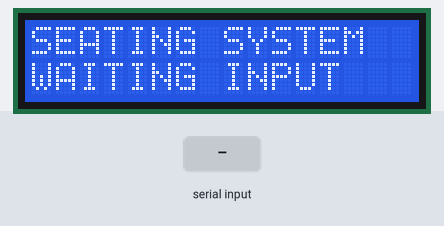
A sketch run on a simulated Arduino Uno, built with avr-gcc and run on an emulated ATmega328P. Parts: 16×2 character LCD. The inputs (shaded band) are chosen by the test bench. Random numbers use the default seed unless the sketch sets one.

Above: at 1.2 s.
1.3 s: "STAFFID:\n" received over the second serial link
At 2.5 s:
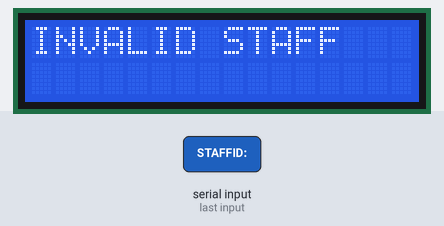
4.3 s: "SET:\n" received over the second serial link
At 4.8 s:
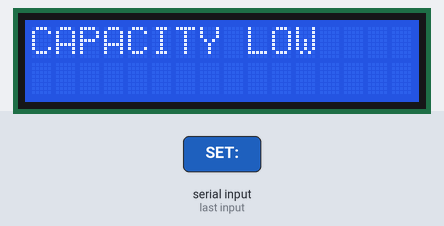
5.8 s: "STAFFREG:\n" received over the second serial link
At 7.0 s:
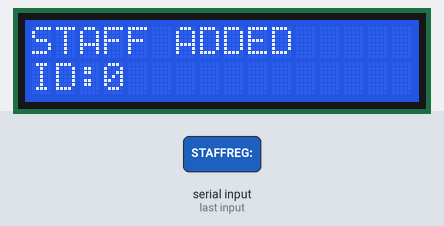
7.3 s: "EXAM:\n" received over the second serial link
At 8.1 s:
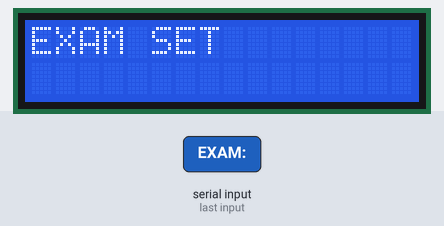
8.8 s: "ROLL:\n" received over the second serial link
At 9.4 s:
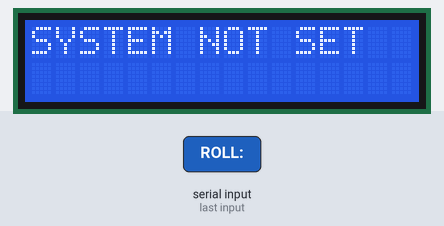
11.8 s: "STAFFID:,45\n" received over the second serial link
At 12.8 s:
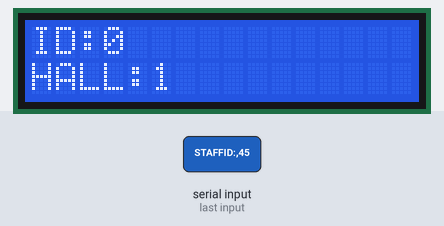
Timing chart, 0 to 14.3 s (numbered marks = the images above; inputs shaded):
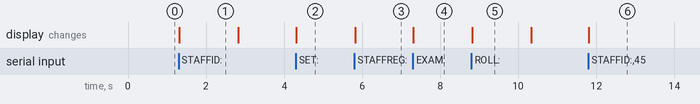

The sketch:

PROJECT_SEATING.ino
```cpp
#include <Wire.h>
#include <LiquidCrystal_I2C.h>
#include <SoftwareSerial.h>

// ---------------- OBJECTS ----------------
LiquidCrystal_I2C lcd(0x27, 16, 2);
SoftwareSerial BT(8, 9);   // RX, TX

// ---------------- CONSTANTS ----------------
#define MAX_STUDENTS 60
#define MAX_HALLS 10
#define MAX_STAFF 10

// ---------------- VARIABLES ----------------
int students[MAX_STUDENTS];
int totalStudents = 0;

int halls = 0;
int benches = 0;
int seats = 0;

bool systemReady = false;
String input = "";

// Exam related
String examName = "DEFAULT";
int examOffset = 0;

// Staff related
int staffID[MAX_STAFF];
int staffHall[MAX_STAFF];
int totalStaff = 0;

// ---------------- SETUP ----------------
void setup() {
  lcd.init();
  lcd.backlight();

  BT.begin(9600);
  Serial.begin(9600);

  randomSeed(analogRead(0));

  lcd.print("SEATING SYSTEM");
  lcd.setCursor(0, 1);
  lcd.print("WAITING INPUT");
}

// ---------------- LOOP ----------------
void loop() {
  while (BT.available()) {
    char c = BT.read();

    if (c == '\n' || c == '\r') {
      input.trim();
      input.toUpperCase();
      processCommand(input);
      input = "";
    } else {
      input += c;
    }
  }
}

// ---------------- COMMAND HANDLER ----------------
void processCommand(String cmd) {

  // CONFIGURE SYSTEM
  if (cmd.startsWith("SET:")) {
    configureSystem(cmd);
  }

  // REGISTER STAFF ID
  else if (cmd.startsWith("STAFFREG:")) {
    if (totalStaff >= MAX_STAFF) return;

    int id = cmd.substring(9).toInt();
    staffID[totalStaff] = id;
    staffHall[totalStaff] = -1;
    totalStaff++;

    lcd.clear();
    lcd.print("STAFF ADDED");
    lcd.setCursor(0, 1);
    lcd.print("ID:");
    lcd.print(id);
  }

  // SET EXAM (SHUFFLES STUDENTS + STAFF)
  else if (cmd.startsWith("EXAM:")) {
    examName = cmd.substring(5);
    examOffset = random(0, totalStudents);

    // Assign halls sequentially
    for (int i = 0; i < totalStaff; i++) {
      staffHall[i] = (i % halls) + 1;
    }

    // Shuffle halls (Fisher-Yates)
    for (int i = totalStaff - 1; i > 0; i--) {
      int j = random(0, i + 1);
      int temp = staffHall[i];
      staffHall[i] = staffHall[j];
      staffHall[j] = temp;
    }

    lcd.clear();
    lcd.print("EXAM SET");
    lcd.setCursor(0, 1);
    lcd.print(examName);
  }

  // STAFF CHECK DUTY
  else if (cmd.startsWith("STAFFID:")) {
    int id = cmd.substring(8).toInt();
    int found = -1;

    for (int i = 0; i < totalStaff; i++) {
      if (staffID[i] == id) {
        found = i;
        break;
      }
    }

    if (found == -1 || staffHall[found] == -1) {
      lcd.clear();
      lcd.print("INVALID STAFF");
      delay(1500);
      resetLCD();
      return;
    }

    lcd.clear();
    lcd.print("ID:");
    lcd.print(id);
    lcd.setCursor(0, 1);
    lcd.print("HALL:");
    lcd.print(staffHall[found]);
  }

  // STUDENT ROLL SEARCH
  else if (cmd.startsWith("ROLL:")) {
    if (!systemReady) {
      lcd.clear();
      lcd.print("SYSTEM NOT SET");
      delay(1500);
      resetLCD();
      return;
    }

    int roll = cmd.substring(5).toInt();
    showSeat(roll);
  }
}

// ---------------- CONFIGURATION ----------------
void configureSystem(String data) {

  int startRoll = getValue(data, "START");
  int endRoll   = getValue(data, "END");
  halls   = getValue(data, "HALLS");
  benches = getValue(data, "BENCHES");
  seats   = getValue(data, "SEATS");

  totalStudents = endRoll - startRoll + 1;

  if (totalStudents <= 0 || totalStudents > MAX_STUDENTS) {
    lcd.clear();
    lcd.print("INVALID COUNT");
    return;
  }

  int capacity = halls * benches * seats;
  if (capacity < totalStudents) {
    lcd.clear();
    lcd.print("CAPACITY LOW");
    return;
  }

  for (int i = 0; i < totalStudents; i++) {
    students[i] = startRoll + i;
  }

  totalStaff = 0;

  systemReady = true;

  lcd.clear();
  lcd.print("SEATING READY");
  lcd.setCursor(0, 1);
  lcd.print("STUDENTS:");
  lcd.print(totalStudents);
}

// ---------------- SHOW SEAT ----------------
void showSeat(int roll) {

  int index = -1;

  for (int i = 0; i < totalStudents; i++) {
    int rotatedIndex = (i + examOffset) % totalStudents;
    if (students[rotatedIndex] == roll) {
      index = rotatedIndex;
      break;
    }
  }

  if (index == -1) {
    lcd.clear();
    lcd.print("INVALID ROLL");
    delay(1500);
    resetLCD();
    return;
  }

  int studentsPerHall = benches * seats;

  int hall  = (index / studentsPerHall) + 1;
  int bench = ((index % studentsPerHall) / seats) + 1;
  int seat  = (index % seats) + 1;

  lcd.clear();
  lcd.print("ROLL-");
  lcd.print(roll);
  lcd.print(" HALL-");
  lcd.print(hall);

  lcd.setCursor(0, 1);
  lcd.print("BENCH-");
  lcd.print(bench);
  lcd.print(" SEAT-");
  lcd.print(seat);
}

// ---------------- UTILITIES ----------------
int getValue(String data, String key) {
  int idx = data.indexOf(key + "=");
  if (idx == -1) return 0;

  int start = idx + key.length() + 1;
  int end = data.indexOf(',', start);
  if (end == -1) end = data.length();

  return data.substring(start, end).toInt();
}

void resetLCD() {
  lcd.clear();
  lcd.print("ENTER COMMAND");
}
```

Measured:
- after the input at 1.3 s, the display: changes at once (image 1)
- after the input at 4.3 s, the display: changes at once (image 2)
- after the input at 5.8 s, the display: changes at once (image 3)
- after the input at 7.3 s, the display: changes at once (image 4)
- after the input at 8.8 s, the display: changes at once (image 5)
- after the input at 11.8 s, the display: changes at once (image 6)
- what the display in image 1 shows lasts 1.5 s, from 1.3 s to 2.8 s
